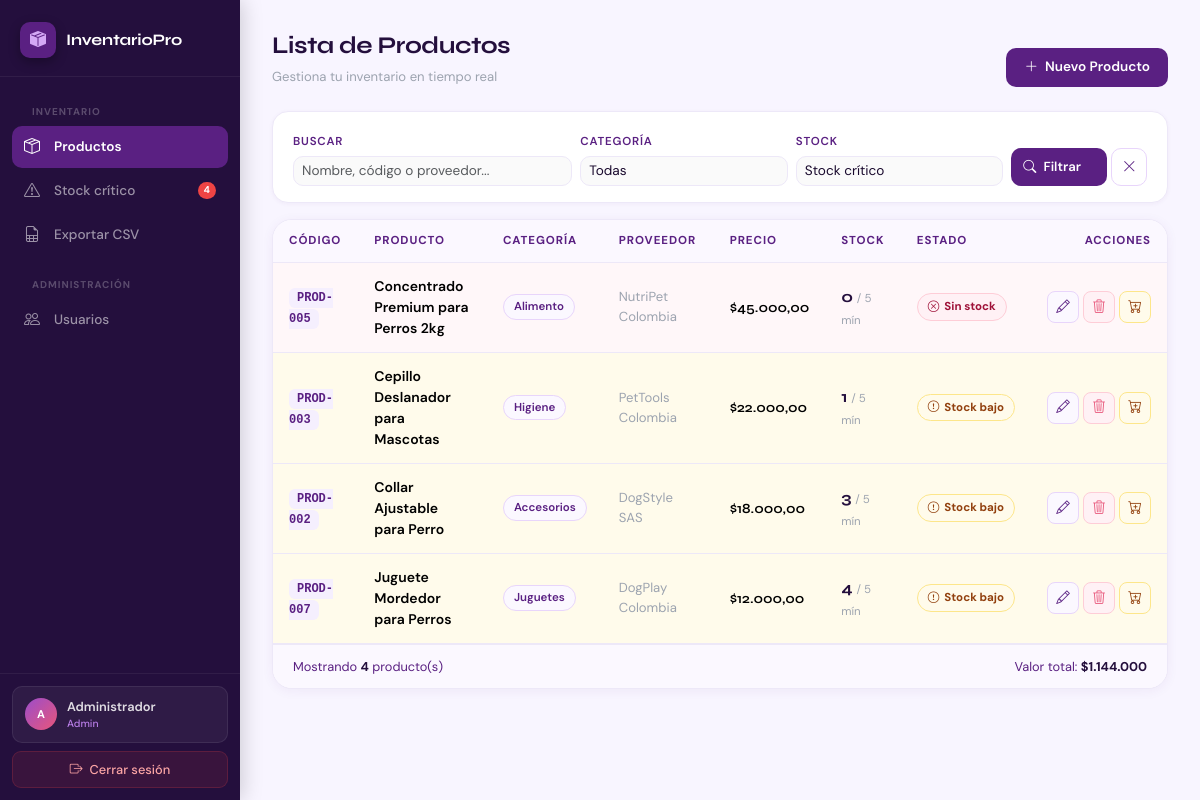
Page /controller/IndexController.php?stock=critico (signed in) on the committed database.
### tables this page shows
CREATE TABLE IF NOT EXISTS productos (
    id           INT AUTO_INCREMENT PRIMARY KEY,
    codigo       VARCHAR(20)    NOT NULL UNIQUE,
    nombre       VARCHAR(100)   NOT NULL,
    categoria    VARCHAR(50)    NOT NULL,
    precio       DECIMAL(10,2)  NOT NULL CHECK (precio >= 0),
    stock        INT            NOT NULL DEFAULT 0 CHECK (stock >= 0),
    stock_minimo INT            NOT NULL DEFAULT 5,
    proveedor    VARCHAR(100),
    fecha_reg    TIMESTAMP      DEFAULT CURRENT_TIMESTAMP,
    actualizado  TIMESTAMP      DEFAULT CURRENT_TIMESTAMP ON UPDATE CURRENT_TIMESTAMP
);

### controller/IndexController.php (called while the page is built, shortened)
<?php
require_once __DIR__ . '/../model/ProductoModel.php';
require_once __DIR__ . '/../auth.php';
$usuario_sesion = usuario_actual();
$busqueda     = trim($_GET['buscar']    ?? '');
$categoria    = $_GET['categoria']     ?? '';
$filtro_stock = $_GET['stock']         ?? '';
$productos      = listarProductos($busqueda, $categoria, $filtro_stock);
$total_alertas  = contarAlertas();
$stats          = obtenerStats();
require_once __DIR__ . '/../view/IndexView.php';
?>

### model/ProductoModel.php (called while the page is built, shortened)
<?php
function listarProductos(string $busqueda = '', string $categoria = '', string $filtro_stock = ''): array {
    $pdo    = conectar();
    $sql    = "SELECT * FROM productos WHERE 1=1";
    $params = [];
    if ($filtro_stock === 'critico') {
        $sql .= " AND stock <= stock_minimo";
    }
    $sql .= " ORDER BY stock ASC, nombre ASC";
    $stmt = $pdo->prepare($sql);
    $stmt->execute($params);
    return $stmt->fetchAll();
}
function contarAlertas(): int {
    $pdo = conectar();
    return (int) $pdo->query("SELECT COUNT(*) FROM productos WHERE stock <= stock_minimo")->fetchColumn();
}
function obtenerStats(): array {
    $pdo = conectar();
    return $pdo->query("
        SELECT
            COUNT(*) as total,
            SUM(stock * precio) as valor_total,
            SUM(CASE WHEN stock = 0 THEN 1 ELSE 0 END) as sin_stock,
            SUM(CASE WHEN stock > 0 AND stock <= stock_minimo THEN 1 ELSE 0 END) as stock_bajo
        FROM productos
    ")->fetch();
}
?>

### auth.php (called while the page is built, shortened)
<?php
function tiene_rol(string $rol_minimo): bool {
    $jerarquia   = ['editor' => 1, 'admin' => 2];
    $rol_usuario = $_SESSION['usuario_rol'] ?? 'editor';
    return ($jerarquia[$rol_usuario] ?? 0) >= ($jerarquia[$rol_minimo] ?? 99);
}
function usuario_actual(): array {
    return [
        'id'     => $_SESSION['usuario_id']     ?? null,
        'nombre' => $_SESSION['usuario_nombre'] ?? 'Invitado',
        'rol'    => $_SESSION['usuario_rol']    ?? 'editor',
        'email'  => $_SESSION['usuario_email']  ?? '',
    ];
}

### view/IndexView.php (the view, shortened to what this page needs)
<!DOCTYPE html>
<html lang="es">
<head>
    <link href="https://cdn.jsdelivr.net/npm/bootstrap@5.3.3/dist/css/bootstrap.min.css" rel="stylesheet">
    <link href="https://cdn.jsdelivr.net/npm/bootstrap-icons@1.11.3/font/bootstrap-icons.min.css" rel="stylesheet">
</head>
<body>
<aside class="sidebar">
    <a href="#" class="sidebar-brand">
        <div class="sidebar-brand-icon"><i class="bi bi-box-seam-fill"></i></div>
        <span class="sidebar-brand-name">InventarioPro</span>
    </a>
    <nav class="sidebar-nav">
        <div class="sidebar-section">Inventario</div>
        <a href="../controller/IndexController.php" class="nav-item active">
            <i class="bi bi-box-seam"></i> Productos
        </a>
        <a href="../controller/IndexController.php?stock=critico" class="nav-item">
            <i class="bi bi-exclamation-triangle"></i> Stock crítico
            <?php if ($total_alertas > 0): ?>
                <span class="nav-badge"><?= $total_alertas ?></span>
            <?php endif; ?>
        </a>
        <a href="../controller/ExportarController.php" class="nav-item">
            <i class="bi bi-file-earmark-spreadsheet"></i> Exportar CSV
        </a>
        <?php if (tiene_rol('admin')): ?>
            <div class="sidebar-section">Administración</div>
            <a href="../controller/UsuariosController.php" class="nav-item">
                <i class="bi bi-people"></i> Usuarios
            </a>
        <?php endif; ?>
    </nav>
    <div class="sidebar-footer">
        <div class="user-block">
            <div class="user-avatar"><?= strtoupper(mb_substr($usuario_sesion['nombre'],0,1)) ?></div>
            <div class="user-info">
                <div class="user-name"><?= htmlspecialchars($usuario_sesion['nombre']) ?></div>
                <div class="user-role"><?= ucfirst($usuario_sesion['rol']) ?></div>
            </div>
        </div>
        <a href="../controller/LogoutController.php" class="btn-logout">
            <i class="bi bi-box-arrow-right"></i> Cerrar sesión
        </a>
    </div>
</aside>
<div class="main-wrapper">
<div class="main-content">
    <div class="page-header">
        <div>
            <div class="page-title">Lista de Productos</div>
            <div class="page-sub">Gestiona tu inventario en tiempo real</div>
        </div>
        <?php if (tiene_rol('editor')): ?>
            <button class="btn-primary-plum" data-bs-toggle="modal" data-bs-target="#modalAgregar">
                <i class="bi bi-plus-lg"></i> Nuevo Producto
            </button>
        <?php endif; ?>
    </div>
    <div class="filter-card">
        <form method="GET" class="row g-2 align-items-end">
            <div class="col-md-4">
                <label class="form-label">Buscar</label>
                <input type="text" name="buscar" class="form-control form-control-sm" placeholder="Nombre, código o proveedor..." value="<?= htmlspecialchars($busqueda) ?>">
            </div>
            <div class="col-md-3">
                <label class="form-label">Categoría</label>
                <select name="categoria" class="form-select form-select-sm">
                    <option value="">Todas</option>
                </select>
            </div>
            <div class="col-md-3">
                <label class="form-label">Stock</label>
                <select name="stock" class="form-select form-select-sm">
                    <option value="critico" <?= $filtro_stock === 'critico' ? 'selected' : '' ?>>Stock crítico</option>
                </select>
            </div>
            <div class="col-md-2 d-flex gap-1">
                <button type="submit" class="btn-primary-plum w-100" style="padding:8px 12px;font-size:.82rem;"><i class="bi bi-search"></i> Filtrar</button>
                <?php if ($busqueda || $categoria || $filtro_stock): ?>
                    <a href="../controller/IndexController.php" class="btn-outline-plum" style="padding:8px 10px;" title="Limpiar"><i class="bi bi-x-lg"></i></a>
                <?php endif; ?>
            </div>
        </form>
    </div>
    <div class="table-card">
        <div class="table-responsive">
            <table class="table table-hover mb-0">
                <thead>
                    <tr>
                        <th>Código</th><th>Producto</th><th>Categoría</th><th>Proveedor</th><th>Precio</th><th>Stock</th><th>Estado</th><th style="text-align:right">Acciones</th>
                    </tr>
                </thead>
                <tbody>
                    <?php if (empty($productos)): ?>
                        <tr><td colspan="8"><div class="empty-state"><i class="bi bi-search"></i><p>No se encontraron productos con esos filtros.</p></div></td></tr>
                    <?php else: ?>
                        <?php foreach ($productos as $p):
                            $sin_stock  = $p['stock'] == 0;
                            $stock_bajo = $p['stock'] > 0 && $p['stock'] <= $p['stock_minimo'];
                            $row_class  = $sin_stock ? 'row-sin-stock' : ($stock_bajo ? 'row-stock-bajo' : '');
                        ?>
                        <tr class="<?= $row_class ?>">
                            <td><span class="product-code"><?= htmlspecialchars($p['codigo']) ?></span></td>
                            <td><span style="font-weight:600"><?= htmlspecialchars($p['nombre']) ?></span></td>
                            <td><span class="cat-pill"><?= htmlspecialchars($p['categoria']) ?></span></td>
                            <td style="color:#9ca3af;font-size:.82rem"><?= htmlspecialchars($p['proveedor'] ?? '—') ?></td>
                            <td style="font-weight:600;font-family:'Syne',sans-serif">$<?= number_format($p['precio'], 2, ',', '.') ?></td>
                            <td><span class="stock-num"><?= $p['stock'] ?></span> <span class="stock-min">/ <?= $p['stock_minimo'] ?> mín</span></td>
                            <td>
                                <?php if ($sin_stock): ?>
                                    <span class="badge-status badge-out"><i class="bi bi-x-circle"></i>Sin stock</span>
                                <?php elseif ($stock_bajo): ?>
                                    <span class="badge-status badge-low"><i class="bi bi-exclamation-circle"></i>Stock bajo</span>
                                <?php else: ?>
                                    <span class="badge-status badge-ok"><i class="bi bi-check-circle"></i>Disponible</span>
                                <?php endif; ?>
                            </td>
                            <td>
                                <div class="action-wrap justify-content-end">
                                    <button class="btn-icon btn-edit" title="Editar" data-bs-toggle="modal" data-bs-target="#modalEditar" data-id="<?= $p['id'] ?>" data-codigo="<?= htmlspecialchars($p['codigo']) ?>" data-nombre="<?= htmlspecialchars($p['nombre']) ?>" data-categoria="<?= htmlspecialchars($p['categoria']) ?>" data-precio="<?= $p['precio'] ?>" data-stock="<?= $p['stock'] ?>" data-minimo="<?= $p['stock_minimo'] ?>" data-proveedor="<?= htmlspecialchars($p['proveedor']) ?>"><i class="bi bi-pencil"></i></button>
                                    <a href="../controller/EliminarController.php?id=<?= $p['id'] ?>" class="btn-icon btn-delete" title="Eliminar" onclick="return confirm('¿Eliminar el producto «<?= htmlspecialchars($p['nombre']) ?>»?')"><i class="bi bi-trash3"></i></a>
                                    <?php if ($sin_stock || $stock_bajo): ?>
                                        <button class="btn-icon btn-order" title="Generar orden de compra" data-bs-toggle="modal" data-bs-target="#modalOrden" data-producto="<?= htmlspecialchars($p['nombre']) ?>" data-codigo="<?= htmlspecialchars($p['codigo']) ?>" data-proveedor="<?= htmlspecialchars($p['proveedor']) ?>" data-stock="<?= $p['stock'] ?>" data-minimo="<?= $p['stock_minimo'] ?>"><i class="bi bi-cart-plus"></i></button>
                                    <?php endif; ?>
                                </div>
                            </td>
                        </tr>
                        <?php endforeach; ?>
                    <?php endif; ?>
                </tbody>
            </table>
        </div>
        <div class="table-footer">
            <span>Mostrando <strong><?= count($productos) ?></strong> producto(s)</span>
            <span>Valor total: <strong>$<?= number_format($stats['valor_total'] ?? 0, 0, ',', '.') ?></strong></span>
        </div>
    </div>
</div>
</div>
</body>
</html>

### rows in the picture
productos: codigo "PROD-005", nombre "Concentrado Premium para Perros 2kg", categoria "Alimento", proveedor "NutriPet Colombia", precio "45.000,00", stock "0", stock_minimo "5", shows "Sin stock"
productos: codigo "PROD-003", nombre "Cepillo Deslanador para Mascotas", categoria "Higiene", proveedor "PetTools Colombia", precio "22.000,00", stock "1", stock_minimo "5", shows "Stock bajo"
productos: codigo "PROD-002", nombre "Collar Ajustable para Perro", categoria "Accesorios", proveedor "DogStyle SAS", precio "18.000,00", stock "3", stock_minimo "5", shows "Stock bajo"
productos: codigo "PROD-007", nombre "Juguete Mordedor para Perros", categoria "Juguetes", proveedor "DogPlay Colombia", precio "12.000,00", stock "4", stock_minimo "5", shows "Stock bajo"

### other values in the picture
$total_alertas "4"
mb_substr($usuario_sesion['nombre'],0,1) "A"
$usuario_sesion['nombre'] "Administrador"
$usuario_sesion['rol'] "Admin"
count($productos) "4"
$stats['valor_total'] "1.144.000"
